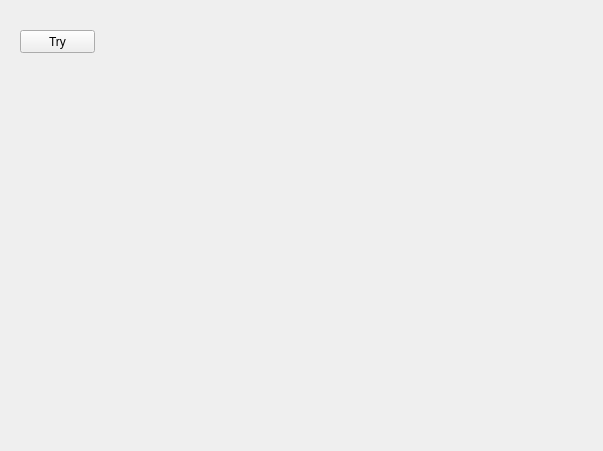
<?xml version="1.0" encoding="UTF-8"?>
<ui version="4.0">
 <class>Form</class>
 <widget class="QWidget" name="Form">
  <property name="geometry">
   <rect>
    <x>0</x>
    <y>0</y>
    <width>603</width>
    <height>451</height>
   </rect>
  </property>
  <property name="windowTitle">
   <string>Form</string>
  </property>
  <widget class="QPushButton" name="pushButton">
   <property name="geometry">
    <rect>
     <x>20</x>
     <y>30</y>
     <width>75</width>
     <height>23</height>
    </rect>
   </property>
   <property name="text">
    <string>Try</string>
   </property>
  </widget>
 </widget>
 <resources/>
 <connections/>
</ui>
